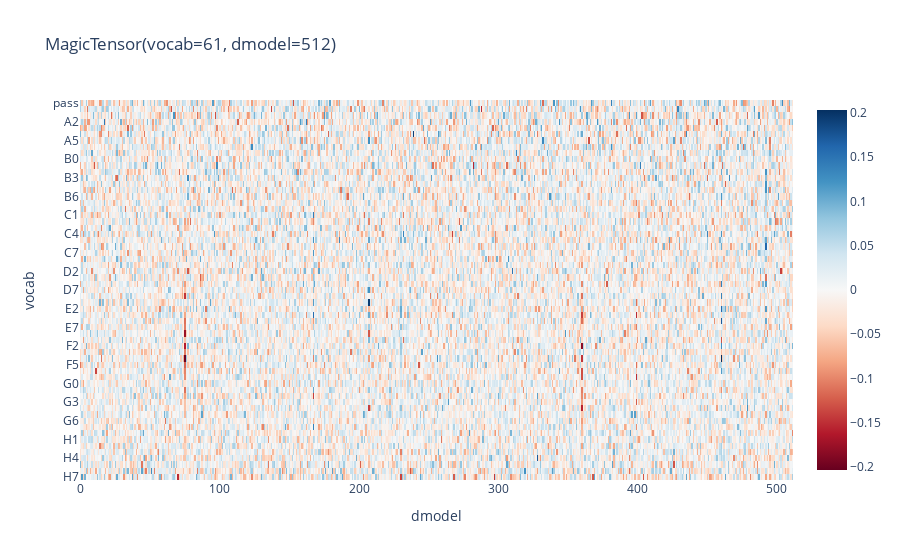

Write notebook code for a chart like this one.
### Code cell
from circuit import MagicTensor
(MagicTensor(probes_weights, ['layer', 'vocab', 'option', 'dmodel'])
    # .norm('dmodel')
    ['layer', 5]
    ['option', 2]
    # .new_dim('facet')
    # .flatten('move', 'dmodel')
    # .flatten('layer', 'option')
    # .flatten()
    .print()
    # .histogram(nbins=100)
    .plot()
 )

### Figure 1 — Plotly figure (JSON) as saved in the notebook; plotly's stock layout.template omitted (floating-point values rounded to 4 significant figures; data arrays with more than 128 entries replaced by an {"elided": "..."} marker saying what was removed)
{"data": [{"coloraxis": "coloraxis", "name": "0", "y": ["pass", "A0", "A1", "A2", "A3", "A4", "A5", "A6", "A7", "B0", "B1", "B2", "B3", "B4", "B5", "B6", "B7", "C0", "C1", "C2", "C3", "C4", "C5", "C6", "C7", "D0", "D1", "D2", "D5", "D6", "D7", "E0", "E1", "E2", "E5", "E6", "E7", "F0", "F1", "F2", "F3", "F4", "F5", "F6", "F7", "G0", "G1", "G2", "G3", "G4", "G5", "G6", "G7", "H0", "H1", "H2", "H3", "H4", "H5", "H6", "H7"], "z": {"elided": "61x512 float values"}, "type": "heatmap", "xaxis": "x", "yaxis": "y", "hovertemplate": "x: %{x}<br>y: %{y}<br>color: %{z}<extra></extra>"}], "layout": {"xaxis": {"anchor": "y", "domain": [0.0, 1.0], "scaleanchor": "y", "constrain": "domain", "title": {"text": "dmodel"}}, "yaxis": {"anchor": "x", "domain": [0.0, 1.0], "autorange": "reversed", "constrain": "domain", "title": {"text": "vocab"}}, "coloraxis": {"colorscale": [[0.0, "rgb(103,0,31)"], [0.1, "rgb(178,24,43)"], [0.2, "rgb(214,96,77)"], [0.3, "rgb(244,165,130)"], [0.4, "rgb(253,219,199)"], [0.5, "rgb(247,247,247)"], [0.6, "rgb(209,229,240)"], [0.7, "rgb(146,197,222)"], [0.8, "rgb(67,147,195)"], [0.9, "rgb(33,102,172)"], [1.0, "rgb(5,48,97)"]], "cmid": 0.0}, "title": {"text": "MagicTensor(vocab=61, dmodel=512)"}}}
